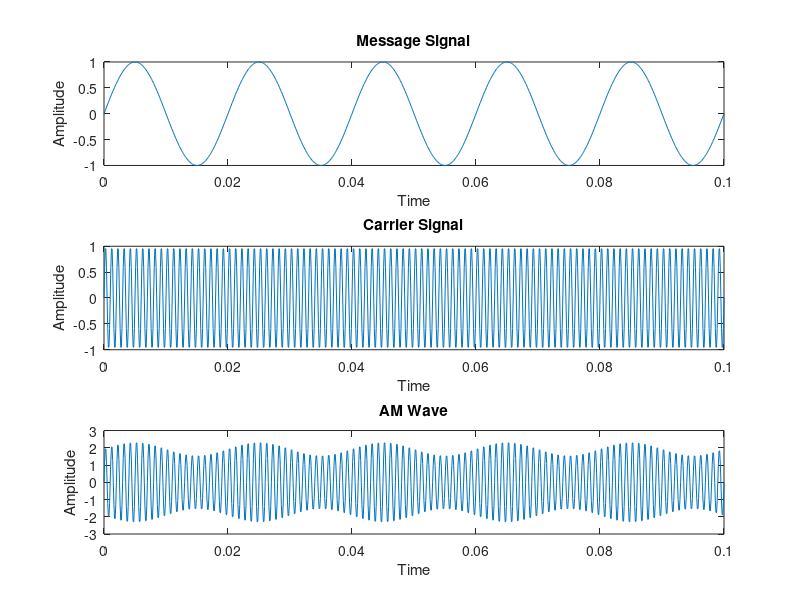

Write MATLAB code to recreate this figure.
clc;
clear;
close all;

% === Time and Parameters ===
t = 0:0.0001:0.1;      % Time range
a = 2;                 % Amplitude
fm = 50;               % Message frequency
fc = 1000;             % Carrier frequency
m = 0.2;               % Modulation index (should be < 1 for no distortion)

% === Signals ===
m1 = sin(2*pi*fm*t);                 % Message signal
c1 = sin(2*pi*fc*t);                 % Carrier signal
am = a * (1 + m * m1) .* c1;         % Amplitude Modulated Signal

% === Plotting ===
subplot(3,1,1);
plot(t, m1);
title('Message Signal');
xlabel('Time'); ylabel('Amplitude');

subplot(3,1,2);
plot(t, c1);
title('Carrier Signal');
xlabel('Time'); ylabel('Amplitude');

subplot(3,1,3);
plot(t, am);
title('AM Wave');
xlabel('Time'); ylabel('Amplitude');

